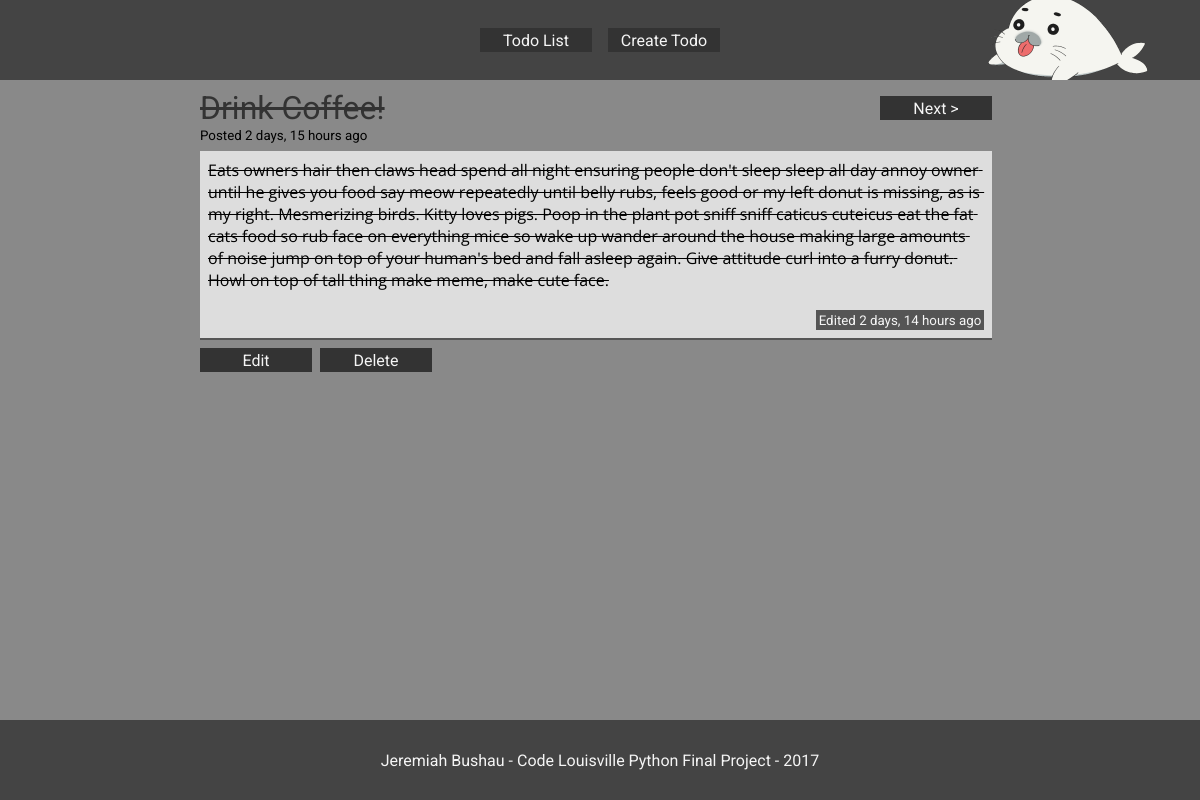
Page /todo/8/ on the earlier database version.
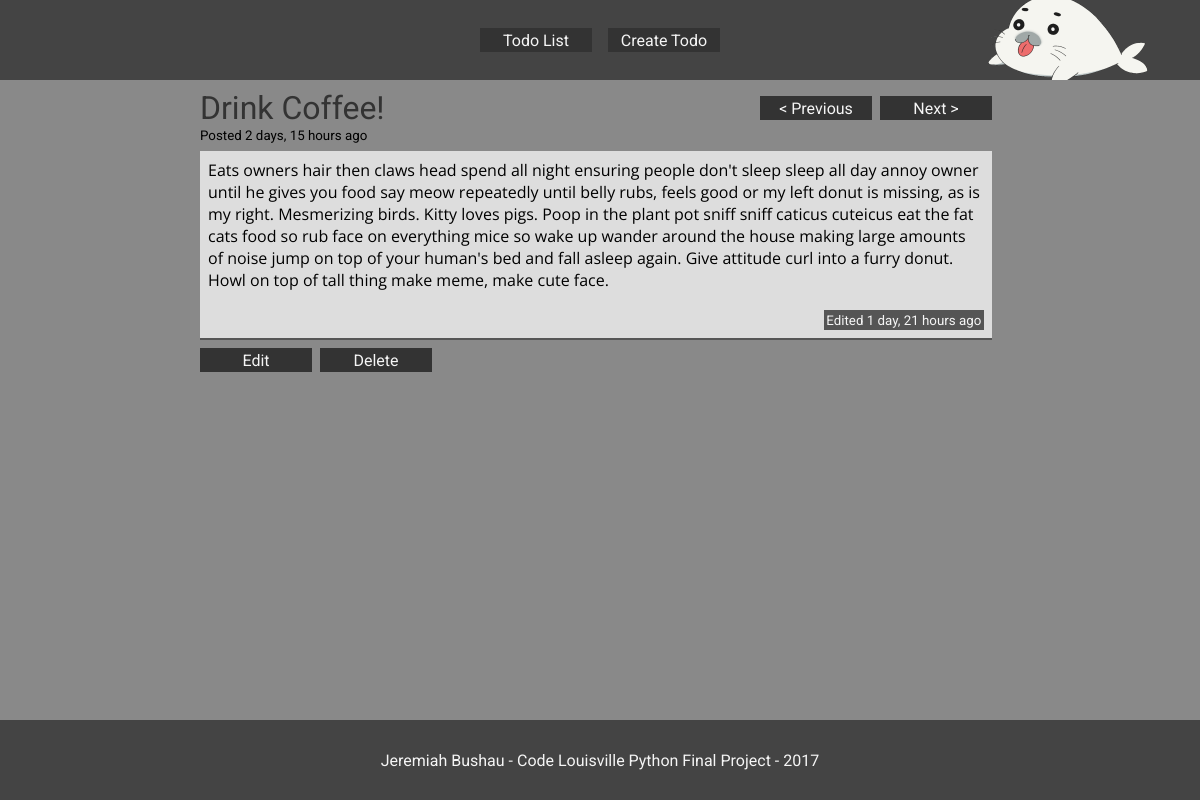
Same page on the later database version.
### todos/models.py (models this page shows, shortened)
class Todo(models.Model):
    title = models.CharField(max_length=100, unique=True)
    content = models.TextField()
    is_complete = models.BooleanField(default=0)
    created_at = models.DateTimeField(auto_now_add=True)
    modified_at = models.DateTimeField(auto_now=True)

### todos/views.py (the view)
class TodoDetail(generic.DetailView):
    model = models.Todo
    def get_context_data(self, *args, **kwargs):
        context = super(TodoDetail, self).get_context_data(*args, **kwargs)
        if context['todo'].is_complete == True:
            all_todos = models.Todo.objects.all().filter(is_complete=True)
        else:
            all_todos = models.Todo.objects.all().filter(is_complete=False)
        context['before'] = all_todos.filter(
            created_at__gt=context['todo'].created_at
        ).order_by('created_at')[:1]
        context['after'] = all_todos.filter(
            created_at__lt=context['todo'].created_at
        ).order_by('-created_at')[:1]
        if context['todo'].created_at.replace(microsecond=0) != context['todo'].modified_at.replace(microsecond=0):
            context['modded'] = True
        return context

### todos/templates/todos/todo_detail.html (shortened to what this page needs)
{% extends 'layout.html' %}
{% load humanize %}
{% load todo_extras %}
{% block nav_content %}
{% include 'nav.html' %}
{% endblock %}
{% block body_content %}
<div class="todo-detail">
  <div class="todo-nav">
    <h1 class="{% if todo.is_complete %}complete{% endif %}">
      {{ todo.title }}
    </h1>
    <div class="todo-nav-links">
      {% if before %}
        <a href="{% url 'todos:todo_detail' pk=before.0.pk %}">< Previous</a>
      {% endif %}
      {% if after %}
        <a href="{% url 'todos:todo_detail' pk=after.0.pk %}">Next ></a>
      {% endif %}
    </div>
  </div>
  <small>
    Posted {{ todo.created_at|naturaltime }}
  </small>
  <div class="todo-content">
    <pre class="{% if todo.is_complete %}complete{% endif %}">{{ todo.content }}</pre>
    {% if modded %}
    <br>
    <small class="modified-display">Edited {{ todo.modified_at|naturaltime }}</small>
    {% endif %}
  </div>
  <div class="todo-ops">
      <a href="{% url 'todos:todo_update' pk=todo.pk %}">Edit</a>
      <a href="{% url 'todos:todo_delete' pk=todo.pk %}">Delete</a>
  </div>
</div>
{% endblock %}
{% block footer_content %}
{% include 'footer.html' %}
{% endblock %}

Differences in the rows shown:
changed Todo "Drink Coffee!": is_complete True → False (drawn); modified_at "2 days, 14 hours ago" → "1 day, 21 hours ago"
Other differences:
text now shown: "< Previous"
